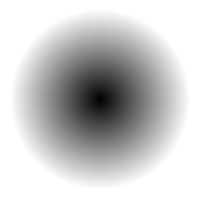
#> input picture messingwithImagesandPixelsandNumpyArrays/code/circle.png, 200 x 200 px
$ python task6.py
#> lines starting #> are read from the running program, lines starting #| are printed output that depends on the picture; after the words box and inside, x2 and y2 are one past the last pixel; in counts of white or black regions, pixels touching at a corner belong together
import cv2  # Import OpenCV package
import numpy as np  # Imports numpy package
import os  # Import a python library

''' You need to complete following function for task 6 '''


def binary_threshold(image, rows, cols, channels):  # This function will binary threshold the image

    ''' Enter your code here'''
    for k in range(channels):  # Iterate through all channels
        for r in range(rows):  # Iterate through all pixel rows/height of the image
            for c in range(cols):  # Iterate through all pixel columns of the image
                if image[r][c][k] > 125:
                    image[r][c][k] = 255
                elif image[r][c][k] <= 125:
                    image[r][c][k] = 0
    return image  # return the image


def read_image(imagepath):  # This function will read the image from imagepath
#> called with imagepath = 'circle.png'
    im = cv2.imread(imagepath)  # OpenCV function to read the image as RGB
#> im is the input picture: shape (200, 200, 3); mean B, G, R 200.7, 200.7, 200.7
    im = np.expand_dims(im[:, :, 0], axis=2)  # Use only first (blue) channel of the image and reshape the array to have one channel (rows x columns x 1)
#> im: shape (200, 200, 1)
    return im, im.shape


def write_image(imagename, im):  # This function will store image array (im) with name "imagename"
    if not os.path.exists('outputs'):  # Create output directory if it doesn't exist already
        os.mkdir('outputs')

    cv2.imwrite(os.path.join('outputs', imagename), im)  # Store the image in the path with the name "imagename"


im, shape = read_image('circle.png')  # Read circle.png image provided in the current directory
#> shape = (200, 200, 1)
(rows, cols, channels) = shape
#> rows = 200; cols = 200; channels = 1

imcopy = binary_threshold(im.copy(), rows, cols,
                          channels)  # Make a copy of the original array and pass it to the function
#> after the loop in binary_threshold, `for k in range(channels):`:
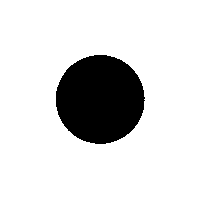
#> image: shape (200, 200, 1); 84.5% white; 1 black region, box (x1, y1, x2, y2) and area: (56, 55, 145, 144) 6191

write_image('thresh_125.jpg',
            imcopy)  # Store the thresholded image. You can change the name of the image to run the code for different threshold values
